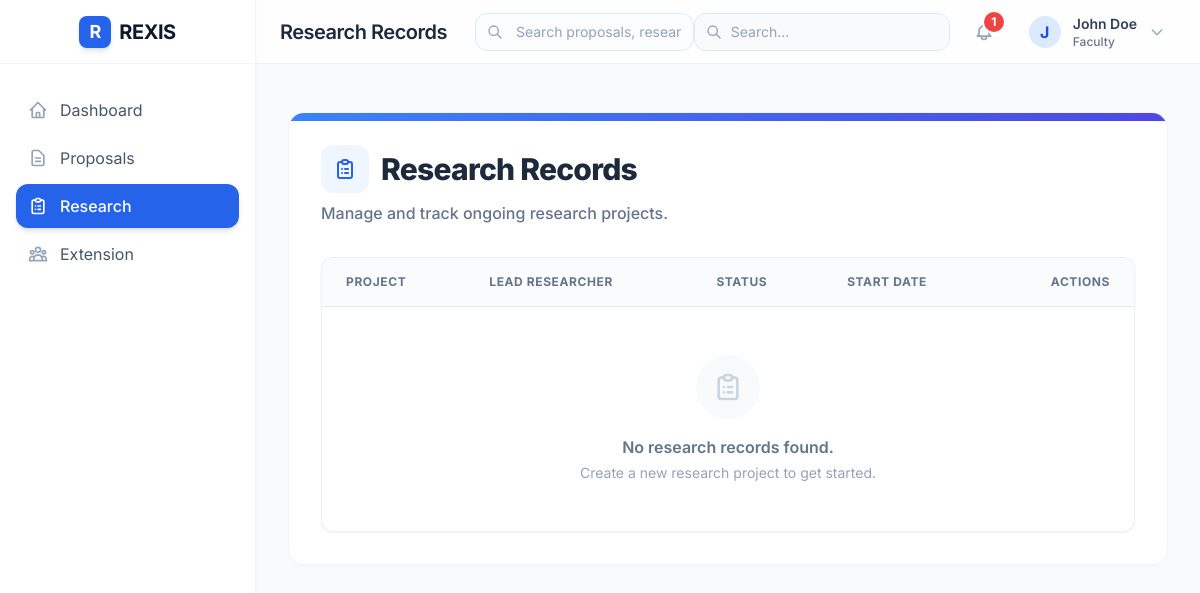
The app's page /research/ (signed in), older data.
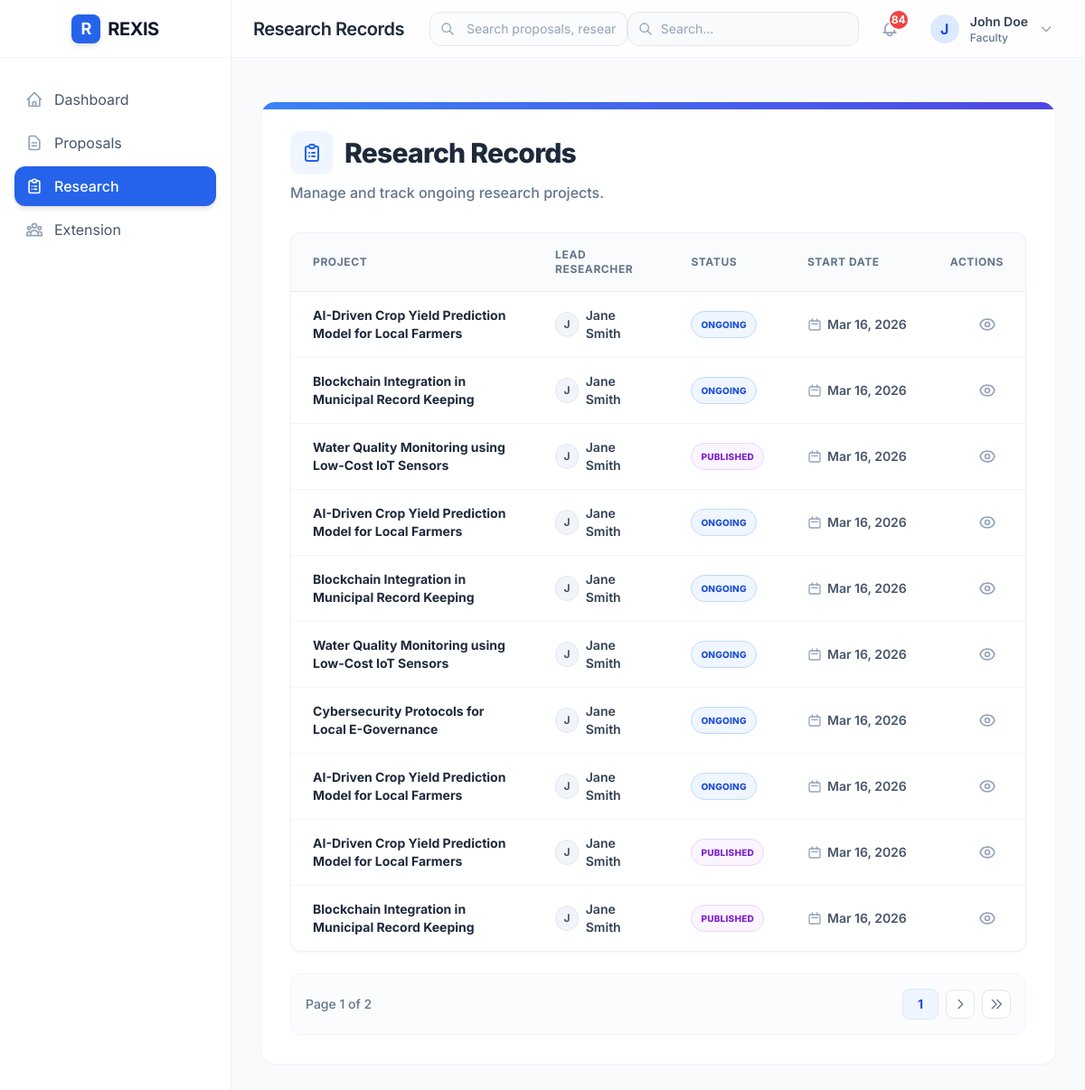
The same page, newer data.
### research/models.py (models this page shows, shortened)
class ResearchRecord(models.Model):
    proposal = models.ForeignKey(
        Proposal,
        on_delete=models.CASCADE,
        related_name='research_records'
    )
    lead_researcher = models.ForeignKey(
        settings.AUTH_USER_MODEL,
        on_delete=models.CASCADE,
        related_name='research_lead'
    )
    co_researchers = models.ManyToManyField(
        settings.AUTH_USER_MODEL,
        related_name='research_coauthored',
        blank=True
    )
    status = models.CharField(
        max_length=20,
        choices=ResearchStatus.choices,
        default=ResearchStatus.ONGOING
    )
    start_date = models.DateField()
    end_date = models.DateField(null=True, blank=True)
    funding_source = models.CharField(max_length=255, blank=True)
    funding_amount = models.DecimalField(max_digits=12, decimal_places=2, null=True, blank=True)
    output_description = models.TextField(blank=True)
    publication_link = models.URLField(blank=True)
    created_at = models.DateTimeField(auto_now_add=True)
    updated_at = models.DateTimeField(auto_now=True)
    class Meta:
        ordering = ['-start_date']
        verbose_name = 'Research Record'
        verbose_name_plural = 'Research Records'

### proposals/models.py (models this page shows, shortened)
class Proposal(models.Model):
    title = models.CharField(max_length=255)
    abstract = models.TextField()
    full_description = models.TextField()
    proposal_type = models.CharField(
        max_length=20,
        choices=ProposalType.choices,
        default=ProposalType.RESEARCH
    )
    faculty_author = models.ForeignKey(
        settings.AUTH_USER_MODEL,
        on_delete=models.CASCADE,
        related_name='proposals_authored'
    )
    research_staff = models.ForeignKey(
        settings.AUTH_USER_MODEL,
        on_delete=models.SET_NULL,
        null=True,
        blank=True,
        related_name='proposals_research'
    )
    date_submitted = models.DateTimeField(auto_now_add=True)
    date_updated = models.DateTimeField(auto_now=True)
    proposal_document = models.FileField(upload_to='proposals/documents/', blank=True, null=True)
    budget_pdf = models.FileField(upload_to='proposals/budgets/', blank=True, null=True)
    supporting_image = models.ImageField(upload_to='proposals/images/', blank=True, null=True)
    status = models.CharField(
        max_length=20,
        choices=ProposalStatus.choices,
        default=ProposalStatus.PENDING
    )
    reviewed_by = models.ForeignKey(
        settings.AUTH_USER_MODEL,
        on_delete=models.SET_NULL,
        null=True,
        blank=True,
        related_name='proposals_reviewed'
    )
    review_notes = models.TextField(blank=True)
    reviewed_at = models.DateTimeField(blank=True, null=True)
    class Meta:
        ordering = ['-date_submitted']
        verbose_name = 'Proposal'
        verbose_name_plural = 'Proposals'

### users/models.py (models this page shows, shortened)
class CustomUser(AbstractUser):
    ROLE_CHOICES = UserRole.choices
    role = models.CharField(
        max_length=20,
        choices=UserRole.choices,
        default=UserRole.FACULTY
    )
    employee_id = models.CharField(max_length=50, blank=True)
    department = models.CharField(max_length=100, blank=True)
    phone = models.CharField(max_length=20, blank=True)
    created_at = models.DateTimeField(auto_now_add=True)
    updated_at = models.DateTimeField(auto_now=True)
    class Meta:
        verbose_name = 'User'
        verbose_name_plural = 'Users'
    @property
    def is_admin(self):
        return self.role == UserRole.ADMIN or self.is_superuser
    @property
    def is_faculty(self):
        return self.role == UserRole.FACULTY
    @property
    def is_research_staff(self):
        return self.role == UserRole.RESEARCH_STAFF
    @property
    def is_extension_staff(self):
        return self.role == UserRole.EXTENSION_STAFF

### research/views.py (the view)
# urls.py: path('', views.research_list, name='research_list'),
@login_required
def research_list(request: HttpRequest) -> HttpResponse:
    user = request.user
    records = ResearchRecord.objects.select_related('proposal', 'lead_researcher')
    if user.is_research_staff:
        records = records.filter(
            Q(lead_researcher=user) | Q(co_researchers=user)
        )
    elif user.is_faculty:
        records = records.filter(proposal__faculty_author=user)
    status_filter = request.GET.get('status')
    if status_filter:
        records = records.filter(status=status_filter)
    paginator = Paginator(records, 10)
    page_number = request.GET.get('page')
    page_obj = paginator.get_page(page_number)
    return render(request, 'research/research_list.html', {
        'page_obj': page_obj,
        'status_choices': ResearchStatus.choices,
    })

### templates/research/research_list.html (shortened to what the changed rows need)
{% extends 'base.html' %}
{% block page_title %}Research Records{% endblock %}
{% block content %}
<div class="max-w-7xl mx-auto mt-4 mb-10">
    <div class="bg-white rounded-2xl shadow-card border border-slate-100 overflow-hidden relative">
        <div class="p-6 md:p-8">
            <div class="flex flex-col md:flex-row md:items-center justify-between gap-4 mb-8">
                <div>
                    <h1 class="text-2xl md:text-3xl font-extrabold text-slate-800 tracking-tight flex items-center gap-3">
                        <div class="w-12 h-12 rounded-xl bg-blue-50 text-blue-600 flex items-center justify-center flex-shrink-0">
                        </div>
                        Research Records
                    </h1>
                </div>
            </div>
            <div class="bg-white border text-sm border-slate-200/60 rounded-xl overflow-hidden shadow-sm">
                <div class="overflow-x-auto">
                    <table class="w-full text-left border-collapse">
                        <thead>
                            <tr class="bg-slate-50/80 border-b border-slate-200/80">
                                <th class="py-4 px-6 font-bold text-slate-500 uppercase tracking-wider text-xs">Project</th>
                                <th class="py-4 px-6 font-bold text-slate-500 uppercase tracking-wider text-xs">Lead Researcher</th>
                                <th class="py-4 px-6 font-bold text-slate-500 uppercase tracking-wider text-xs">Status</th>
                                <th class="py-4 px-6 font-bold text-slate-500 uppercase tracking-wider text-xs">Start Date</th>
                                <th class="py-4 px-6 font-bold text-slate-500 uppercase tracking-wider text-xs text-right">Actions</th>
                            </tr>
                        </thead>
                        <tbody class="divide-y divide-slate-100">
                            {% for record in page_obj %}
                            <tr class="hover:bg-blue-50/30 transition-colors group">
                                <td class="py-4 px-6">
                                    <p class="font-bold text-slate-800 text-sm group-hover:text-blue-700 transition-colors line-clamp-2" title="{{ record.proposal.title }}">
                                        {{ record.proposal.title }}
                                    </p>
                                </td>
                                <td class="py-4 px-6">
                                    <div class="flex items-center gap-2">
                                        <div class="w-7 h-7 rounded-full bg-slate-100 text-slate-600 flex items-center justify-center text-xs font-bold border border-slate-200">
                                            {{ record.lead_researcher.first_name|make_list|first|default:record.lead_researcher.username|make_list|first|upper }}
                                        </div>
                                        <span class="font-semibold text-slate-700 text-sm">{{ record.lead_researcher.get_full_name|default:record.lead_researcher.username }}</span>
                                    </div>
                                </td>
                                <td class="py-4 px-6">
                                    <span class="inline-flex justify-center items-center px-2.5 py-1 rounded-full text-[10px] font-extrabold uppercase tracking-wide border
                                        {% if record.status == 'ONGOING' %}bg-blue-50 text-blue-700 border-blue-200
                                        {% elif record.status == 'COMPLETED' %}bg-emerald-50 text-emerald-700 border-emerald-200
                                        {% elif record.status == 'PUBLISHED' %}bg-purple-50 text-purple-700 border-purple-200
                                        {% else %}bg-slate-100 text-slate-700 border-slate-200{% endif %}">
                                        {{ record.get_status_display }}
                                    </span>
                                </td>
                                <td class="py-4 px-6">
                                    <p class="text-sm font-semibold text-slate-600 flex items-center gap-1.5 whitespace-nowrap">
                                        <svg class="w-4 h-4 text-slate-400" fill="none" stroke="currentColor" viewBox="0 0 24 24"><path stroke-linecap="round" stroke-linejoin="round" stroke-width="2" d="M8 7V3m8 4V3m-9 8h10M5 21h14a2 2 0 002-2V8a2 2 0 00-2-2H5a2 2 0 00-2 2v11a2 2 0 002 2z"></path></svg>
                                        {{ record.start_date|date:"M d, Y" }}
                                    </p>
                                </td>
                                <td class="py-4 px-6 text-right">
                                    <a href="{% url 'research_detail' record.pk %}" class="inline-flex items-center justify-center p-2 text-slate-400 hover:text-blue-600 hover:bg-blue-50 rounded-lg transition-colors" title="View Details">
                                    </a>
                                </td>
                            </tr>
                            {% empty %}
                            <tr>
                                <td colspan="5" class="py-12 px-6 text-center">
                                    <div class="flex flex-col items-center justify-center">
                                        <div class="w-16 h-16 bg-slate-50 rounded-full flex items-center justify-center mb-4">
                                        </div>
                                        <p class="text-slate-500 font-semibold text-base mb-1">No research records found.</p>
                                        <p class="text-slate-400 text-sm">Create a new research project to get started.</p>
                                    </div>
                                </td>
                            </tr>
                            {% endfor %}
                        </tbody>
                    </table>
                </div>
            </div>
            {% if page_obj.has_other_pages %}
            <div class="mt-6 flex justify-between items-center bg-slate-50/50 p-4 rounded-xl border border-slate-100">
                <span class="text-sm font-medium text-slate-500">
                    Page {{ page_obj.number }} of {{ page_obj.paginator.num_pages }}
                </span>
                <div class="flex items-center gap-2">
                    <span class="px-4 py-1.5 rounded-lg bg-blue-50 text-blue-700 font-bold text-sm border border-blue-100">
                        {{ page_obj.number }}
                    </span>
                    {% if page_obj.has_next %}
                        <a href="?page={{ page_obj.next_page_number }}" class="w-8 h-8 flex items-center justify-center rounded-lg border border-slate-200 bg-white text-slate-500 hover:bg-slate-50 hover:text-blue-600 transition-colors" title="Next Page">
                            <svg class="w-4 h-4" fill="none" stroke="currentColor" viewBox="0 0 24 24"><path stroke-linecap="round" stroke-linejoin="round" stroke-width="2" d="M9 5l7 7-7 7"></path></svg>
                        </a>
                        <a href="?page={{ page_obj.paginator.num_pages }}" class="w-8 h-8 flex items-center justify-center rounded-lg border border-slate-200 bg-white text-slate-500 hover:bg-slate-50 hover:text-blue-600 transition-colors" title="Last Page">
                            <svg class="w-4 h-4" fill="none" stroke="currentColor" viewBox="0 0 24 24"><path stroke-linecap="round" stroke-linejoin="round" stroke-width="2" d="M13 5l7 7-7 7M5 5l7 7-7 7"></path></svg>
                        </a>
                    {% endif %}
                </div>
            </div>
            {% endif %}
        </div>
    </div>
</div>
{% endblock %}

### templates/base.html (shortened to what the changed rows need)
<!DOCTYPE html>
<html lang="en">
<head>
    <script src="https://cdn.tailwindcss.com"></script>
</head>
<body class="bg-gray-50" x-data="{ sidebarOpen: false }">
    {% if user.is_authenticated %}
    <div class="flex h-screen">
        <aside
            :class="sidebarOpen ? 'translate-x-0 shadow-2xl' : '-translate-x-full'"
            class="fixed inset-y-0 left-0 z-50 w-64 bg-white border-r border-slate-100 transform transition-transform duration-300 ease-in-out lg:relative lg:translate-x-0 lg:shadow-sm flex flex-col"
        >
            <div class="flex items-center justify-between lg:justify-center h-16 px-6 lg:px-0 border-b border-slate-100">
                <div class="flex items-center gap-2">
                    <h1 class="text-xl font-bold text-slate-900 tracking-tight">REXIS</h1>
                </div>
            </div>
        </aside>
        <div class="flex-1 flex flex-col min-w-0">
            <header class="bg-white/80 backdrop-blur-md border-b border-slate-200/60 sticky top-0 z-30 h-16 flex flex-col justify-center">
                <div class="flex items-center justify-between px-4 sm:px-6">
                    <div class="flex items-center gap-3">
                        <h2 class="text-xl font-semibold text-slate-800 tracking-tight hidden lg:block leading-none">{% block page_title %}Dashboard{% endblock %}</h2>
                    </div>
                    <div class="flex items-center gap-4">
                        <div class="relative" x-data="{ notifyOpen: false }">
                            <button @click="notifyOpen = !notifyOpen" @click.away="notifyOpen = false" class="p-2 text-slate-400 hover:text-blue-600 hover:bg-blue-50 rounded-full transition-colors relative focus:outline-none">
                                {% if notification_count > 0 %}
                                <span class="absolute -top-1 -right-1 min-w-6 h-6 bg-red-500 text-white text-xs font-bold rounded-full border-2 border-white flex items-center justify-center leading-none">
                                    {% if notification_count > 99 %}99+{% else %}{{ notification_count }}{% endif %}
                                </span>
                                {% endif %}
                            </button>
                        </div>
                    </div>
                </div>
            </header>
            <main class="flex-1 overflow-x-hidden overflow-y-auto p-4 sm:p-6 lg:p-8">
                <div class="max-w-7xl mx-auto">
                    {% block content %}{% endblock %}
                </div>
            </main>
        </div>
    </div>
    {% else %}
    <div class="min-h-screen flex flex-col justify-center bg-slate-50">
        {% block login_content %}{% endblock %}
    </div>
    {% endif %}
</body>
</html>

Row changes from the older to the newer data that the page shows:
added ResearchRecord: proposal "AI-Driven Crop Yield Prediction Model for Local Farmers", lead_researcher.first_name|make_list "J", lead_researcher.get_full_name "Jane Smith", status "ONGOING", start_date "Mar 16, 2026"
added ResearchRecord: proposal "Blockchain Integration in Municipal Record Keeping", lead_researcher.first_name|make_list "J", lead_researcher.get_full_name "Jane Smith", status "ONGOING", start_date "Mar 16, 2026"
added ResearchRecord: proposal "Water Quality Monitoring using Low-Cost IoT Sensors", lead_researcher.first_name|make_list "J", lead_researcher.get_full_name "Jane Smith", status "PUBLISHED", start_date "Mar 16, 2026"
added ResearchRecord: proposal "AI-Driven Crop Yield Prediction Model for Local Farmers", lead_researcher.first_name|make_list "J", lead_researcher.get_full_name "Jane Smith", status "ONGOING", start_date "Mar 16, 2026"
added ResearchRecord: proposal "Blockchain Integration in Municipal Record Keeping", lead_researcher.first_name|make_list "J", lead_researcher.get_full_name "Jane Smith", status "ONGOING", start_date "Mar 16, 2026"
added ResearchRecord: proposal "Water Quality Monitoring using Low-Cost IoT Sensors", lead_researcher.first_name|make_list "J", lead_researcher.get_full_name "Jane Smith", status "ONGOING", start_date "Mar 16, 2026"
added ResearchRecord: proposal "Cybersecurity Protocols for Local E-Governance", lead_researcher.first_name|make_list "J", lead_researcher.get_full_name "Jane Smith", status "ONGOING", start_date "Mar 16, 2026"
added ResearchRecord: proposal "AI-Driven Crop Yield Prediction Model for Local Farmers", lead_researcher.first_name|make_list "J", lead_researcher.get_full_name "Jane Smith", status "ONGOING", start_date "Mar 16, 2026"
added ResearchRecord: proposal "AI-Driven Crop Yield Prediction Model for Local Farmers", lead_researcher.first_name|make_list "J", lead_researcher.get_full_name "Jane Smith", status "PUBLISHED", start_date "Mar 16, 2026"
added ResearchRecord: proposal "Blockchain Integration in Municipal Record Keeping", lead_researcher.first_name|make_list "J", lead_researcher.get_full_name "Jane Smith", status "PUBLISHED", start_date "Mar 16, 2026"
Text that changed along with them:
{{ notification_count }}: "1" → "84"
{{ page_obj.number }}: (not shown) → "1"
{{ page_obj.paginator.num_pages }}: (not shown) → "2"
text no longer shown: "No research records found. Create a new research project to get started."
text now shown: "Page of"
